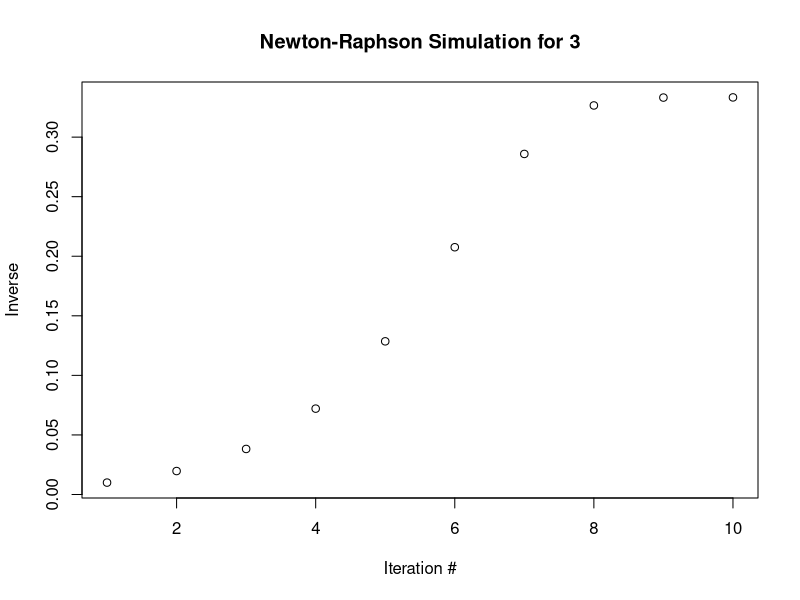

Generate this figure with R:
nr <- function(a, iter){
	X<-c();
	Y <-c();
	x_old <- 0.01;
	for(i in 1:iter){
		X <- c(X, x_old);
		Y <- c(Y, i);
		x_new <- x_old*(2 - a*x_old);
		x_old <- x_new;
	}
	jpeg('nr.jpeg');
	plot(Y, X, xlab="Iteration #", ylab="Inverse", main=paste0("Newton-Raphson Simulation for ", a));
	dev.off();
}

nr(3,10);
